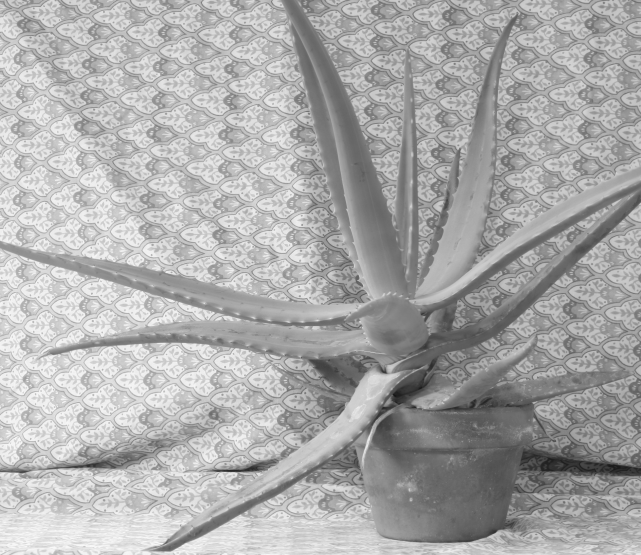
//> input picture test_elas/img/aloe_left.pgm, 1282 x 1110 px (shown at 1/2 size)
$ ./main ../img/aloe_left.pgm ../img/aloe_right.pgm   (built with g++ and OpenCV 4)
//> lines starting //> are read from the running program, lines starting //| are printed output that depends on the picture
### test_elas/src/elas.h
#ifndef SINEVA_AUTOWARE_ROS_SRC_COMPUTING_PERCEPTION_LOCALIZATION_PACKAGES_SINEVA_STEREO_INCLUDE_ELAS_H_
#define SINEVA_AUTOWARE_ROS_SRC_COMPUTING_PERCEPTION_LOCALIZATION_PACKAGES_SINEVA_STEREO_INCLUDE_ELAS_H_

#include <iostream>
#include <stdio.h>
#include <string.h>
#include <stdlib.h>
#include <vector>
#include <emmintrin.h>
#include <stdint.h>
#include <opencv2/core/mat.hpp>
#include <opencv2/opencv.hpp>

using namespace cv;
using namespace std;

class Elas
{

public:
    // parameter settings
    struct parameters
    {
        int disp_min = 10;               // min disparity
        int disp_max = 255;              // max disparity
        float support_threshold = 0.95;  // max. uniqueness ratio (best vs. second best support match)
        int support_texture = 10;        // min texture for support points
        int candidate_stepsize = 5;      // step size of regular grid on which support points are matched
        int incon_window_size = 5;       // window size of inconsistent support point check
        int incon_threshold = 5;         // disparity similarity threshold for support point to be considered consistent
        int incon_min_support = 5;       // minimum number of consistent support points
        bool add_corners = 0;            // add support points at image corners with nearest neighbor disparities
        int grid_size = 20;              // size of neighborhood for additional support point extrapolation
        float beta = 0.02;               // image likelihood parameter
        float gamma = 3;                 // prior constant
        float sigma = 1;                 // prior sigma
        float sradius = 2;               // prior sigma radius
        int match_texture = 1;           // min texture for dense matching
        int lr_threshold = 2;            // disparity threshold for left/right consistency check
        float speckle_sim_threshold = 1; // similarity threshold for speckle segmentation
        int speckle_size = 200;          // maximal size of a speckle (small speckles get removed)
        int ipol_gap_width = 3;          // interpolate small gaps (left<->right, top<->bottom)
        bool filter_median = 0;          // optional median filter (approximated)
        bool filter_adaptive_mean = 1;   // optional adaptive mean filter (approximated)
        bool postprocess_only_left = 1;  // saves time by not postprocessing the right image
        bool subsampling = 0;            // saves time by only computing disparities for each 2nd pixel
        // note: for this option D1 and D2 must be passed with size
        //       width/2 x height/2 (rounded towards zero)
    };

    // constructor, input: parameters
    Elas(parameters param) : param_(param) {}

    // deconstructor
    ~Elas() {}
    bool process(const Mat &image_left, const Mat &image_right, Mat &disparity_left, Mat &disparity_right);

private:
void SaveSupportPoints();
    vector<Point3i> ComputeSupportMatches();
    int ComputeMatchingDisparity(const int &u, const int &v, const bool &right_image);
    int ComputeSAD();
    void RemoveInconsistentSupportPoints(Mat &D_can);
    vector<Vec6f> ComputeDelaunayTriangulation(const bool &right_image);

    vector<Vec6f> ComputeDisparityPlanes(const vector<Vec6f> &triangulate_points, vector<Vec3d> &triangulate_d);
    void CreateGrid(Mat &disparity_grid, const Size &disparity_grid_size, const bool &right_image);
    void ComputeDisparity(const vector<Vec6f> &triangulate_points, const vector<Vec6f> &triangulate_params, const Mat &disparity_grid,
                          const Size &disparity_grid_size, const bool &right_image, const vector<Vec3d> &triangulate_d, Mat &disparity);
    void findMatch(const int32_t &u, const int32_t &v, const float &plane_a, const float &plane_b, const float &plane_c, const Mat &disparity_grid,
                   const Size &disparity_grid_size, int32_t *P, const int32_t &plane_radius, const bool &valid, const bool &right_image, Mat &disparity);
    void RemoveRedundantSupportPoints(Mat &D_can, int32_t redun_max_dist, int32_t redun_threshold, bool vertical);

    // parameter set
    parameters param_;

    // memory aligned input images + dimensions
    int width_, height_;
    Mat descriptor_left_, descriptor_right_;
    vector<Point3i> support_points_;
    Mat image_left_, image_right_;
};

#endif // SINEVA_AUTOWARE_ROS_SRC_COMPUTING_PERCEPTION_LOCALIZATION_PACKAGES_SINEVA_STEREO_INCLUDE_ELAS_H_

### test_elas/src/descriptor.h
#ifndef SINEVA_AUTOWARE_ROS_SRC_COMPUTING_PERCEPTION_LOCALIZATION_PACKAGES_SINEVA_STEREO_INCLUDE_DESCRIPTOR_H_
#define SINEVA_AUTOWARE_ROS_SRC_COMPUTING_PERCEPTION_LOCALIZATION_PACKAGES_SINEVA_STEREO_INCLUDE_DESCRIPTOR_H_

#include <iostream>
#include <stdio.h>
#include <string.h>
#include <stdlib.h>
#include <math.h>
#include <stdint.h>
#include <opencv2/opencv.hpp>

using namespace cv;

class Descriptor
{

public:
  Descriptor() = delete;
  // deconstructor releases memory
  ~Descriptor();

  // constructor creates filters
  Descriptor(const Mat &image, const int &width, const int &height);

  Mat CreateDescriptor();

private:
  Mat descriptor;
  Mat grad_x, grad_y;
  int width_, height_;
  bool subsampling_;

  Mat image;
};

#endif // SINEVA_AUTOWARE_ROS_SRC_COMPUTING_PERCEPTION_LOCALIZATION_PACKAGES_SINEVA_STEREO_INCLUDE_DESCRIPTOR_H_

### test_elas/src/elas.cpp
#include <algorithm>
#include <math.h>
#include <cassert>
#include "elas.h"
#include "descriptor.h"
#include "boost/progress.hpp"
#include <opencv2/xfeatures2d.hpp>
#include <fstream>
#include <iostream>

using namespace std;
using namespace cv;
using namespace cv::xfeatures2d;

bool Elas::process(const Mat &image_left, const Mat &image_right, Mat &disparity_left, Mat &disparity_right)
{
    // get width, height and bytes per line
    width_ = image_left.cols;
    height_ = image_left.rows;
    image_left_ = image_left.clone();
    image_right_ = image_right.clone();
    // compute descriptor
    // cout << "Compute Descriptor" << endl;
    Descriptor descriptor_left(image_left, width_, height_);
    Descriptor descriptor_right(image_right, width_, height_);
    {
        boost::progress_timer t;
        descriptor_left_ = descriptor_left.CreateDescriptor();
        descriptor_right_ = descriptor_right.CreateDescriptor();
    }

    {
        boost::progress_timer t;
        cout << "Compute Support Matches" << endl;
        support_points_ = ComputeSupportMatches();
        cout << support_points_.size() << endl;
    }
    SaveSupportPoints();
    cout << "Compute Triangulate" << endl;
    vector<Vec6f> triangulate_left, triangulate_right;
    {
        boost::progress_timer t;
        triangulate_left = ComputeDelaunayTriangulation(false);

        triangulate_right = ComputeDelaunayTriangulation(true);
    }

    vector<Vec3d> triangulate_left_d, triangulate_right_d;
    vector<Vec6f> plane_param_left, plane_param_right;
    cout << "Compute Disparity Planes" << endl;
    {
        boost::progress_timer t;
        plane_param_left = ComputeDisparityPlanes(triangulate_left, triangulate_left_d);
        plane_param_right = ComputeDisparityPlanes(triangulate_right, triangulate_right_d);
    }
    int grid_width = (int)ceil(width_ / param_.grid_size);
    int grid_height = (int)ceil(height_ / param_.grid_size);

    Mat disparity_grid_left(grid_height * grid_width, param_.disp_max + 2, CV_16S, Scalar(0));
    Mat disparity_grid_right(grid_height * grid_width, param_.disp_max + 2, CV_16S, Scalar(0));

    {
        boost::progress_timer t;
        cout << "Compute Disparity Grid Left" << endl;
        CreateGrid(disparity_grid_left, Size(grid_width, grid_height), false);
        cout << "Compute Disparity Grid Right" << endl;
        CreateGrid(disparity_grid_right, Size(grid_width, grid_height), true);
    }

    {
        boost::progress_timer t;
        cout << "Compute Disparity Left" << endl;
        ComputeDisparity(triangulate_left, plane_param_left, disparity_grid_left, Size(grid_width, grid_height), false,
                         triangulate_left_d, disparity_left);
        // cout << "Compute Disparity Right" << endl;
        // ComputeDisparity(triangulate_right, plane_param_right, disparity_grid_right, Size(grid_width, grid_height),
        //                  false, triangulate_right_d, disparity_right);
    }

    return true;
}

// [691 lines left out: functions SaveSupportPoints, RemoveRedundantSupportPoints, ComputeSupportMatches, RemoveInconsistentSupportPoints, ComputeMatchingDisparity, draw_subdiv and 5 more, not called in this run]

### test_elas/src/descriptor.cpp
#include <emmintrin.h>

#include "descriptor.h"
#include <opencv2/opencv.hpp>
#include <opencv2/xfeatures2d.hpp>
#include <opencv2/imgproc.hpp>
#include <opencv2/highgui/highgui.hpp>

using namespace cv;
using namespace std;
using namespace cv::xfeatures2d;

Descriptor::Descriptor(const Mat &img, const int &width, const int &height)
    : width_(width), height_(height), image(img.clone())
{
  Mat filtered_x, filtered_y;
  // bilateralFilter(img, filtered, 5, 2, 2);

  Sobel(img, filtered_x, CV_16S, 1, 0, 3, 1, 1, BORDER_DEFAULT);
  Sobel(img, filtered_y, CV_16S, 0, 1, 3, 1, 1, BORDER_DEFAULT);
  filtered_x += 128;
  filtered_x.convertTo(filtered_x, CV_8U);
  // GaussianBlur(grad_x, grad_x, Size(5, 5), 0, 0);
  bilateralFilter(filtered_x, grad_x, 11, 11 * 2, 11 / 2);

  filtered_y += 128;
  filtered_y.convertTo(filtered_y, CV_8U);
  // GaussianBlur(grad_y, grad_y, Size(5, 5), 0, 0);
  bilateralFilter(filtered_y, grad_y, 11, 11 * 2, 11 / 2);

  // imshow("A", grad_x);
  // waitKey();
}

Descriptor::~Descriptor()
{
}

// [22 lines of commented-out code are left out]

// [60 lines left out: function CreateDescriptor, not called in this run]

### test_elas/src/main.cpp
#include <unistd.h>
#include <sys/time.h>
#include <dirent.h>
#include <string>
#include <cv.hpp>
#include <opencv2/imgcodecs.hpp>
//#include "stereo_match.h"
//#include "stereo_rectify.h"
#define BOOST_ENABLE_ASSERT_HANDLER
#include <boost/format.hpp>
#include <boost/assert.hpp>
#include <algorithm>
#include <math.h>
#include "descriptor.h"
#include "elas.h"
#include "boost/progress.hpp"
#include <iostream>

using namespace std;
using namespace cv;
using boost::format;
using cv::cvtColor;
using cv::FileStorage;
using cv::imread;
using cv::Mat;
using cv::Size;
using std::cout;
using std::endl;
using std::string;
using std::vector;


int main(int argc, char *argv[])
{
    string data_dir = "/home/colin/catkin_modelas_ws/src/test_elas/img/";
    string left_image = argv[1];
    string right_image = argv[2];
    Mat left = imread(data_dir + left_image);
//> left is the input picture: 1110 rows x 1282 cols, CV_8UC3; min 18, max 252, mean 170.8
    Mat right = imread(data_dir +  right_image);
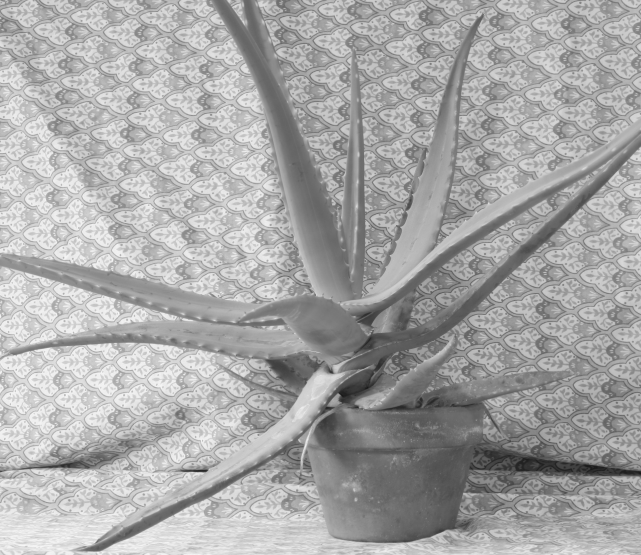
//> input picture test_elas/img/aloe_right.pgm, 1282 x 1110 px (shown at 1/2 size)
//> right is the input picture: 1110 rows x 1282 cols, CV_8UC3; min 20, max 251, mean 167.8
    int width_ = left.cols;
//> width_ = 1282
    int height_ = left.rows;
//> height_ = 1110
    cv::Mat left_gray, right_gray;
    Mat disparity1(height_, width_, CV_32F);
    Mat disparity2(height_, width_, CV_32F);


    if (left.channels()>1)
    {
        cvtColor(left, left_gray, CV_BGR2GRAY);
        cvtColor(right, right_gray, CV_BGR2GRAY);
    }
    else
    {
        left_gray = left.clone();
        right_gray = right.clone();
    }

    Mat image_left = left_gray.clone();
    Mat image_right = right_gray.clone();
    // create a modified elas class
    Elas::parameters param;
    param.postprocess_only_left = false;
    Elas elas(param);
    elas.process(image_left, image_right, disparity1, disparity2);
//> in Descriptor, `filtered_x.convertTo(filtered_x, CV_8U);`:
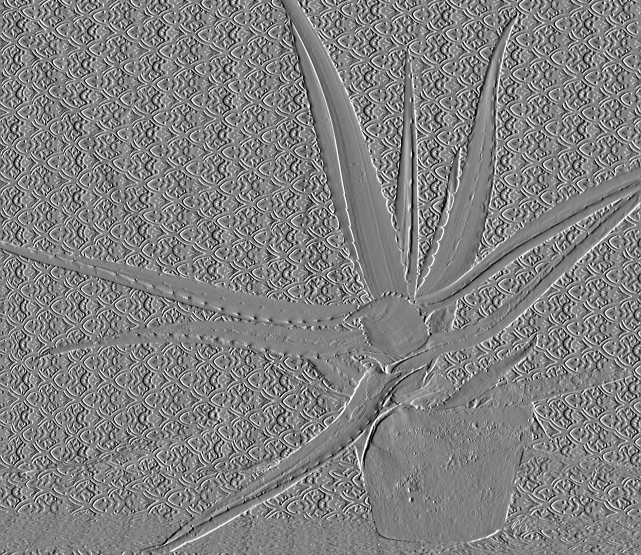
//> filtered_x: 1110 rows x 1282 cols, CV_8UC1 (shown at 1/2 size); min 0, max 255, mean 128.4
//> in Descriptor, `filtered_y.convertTo(filtered_y, CV_8U);`:
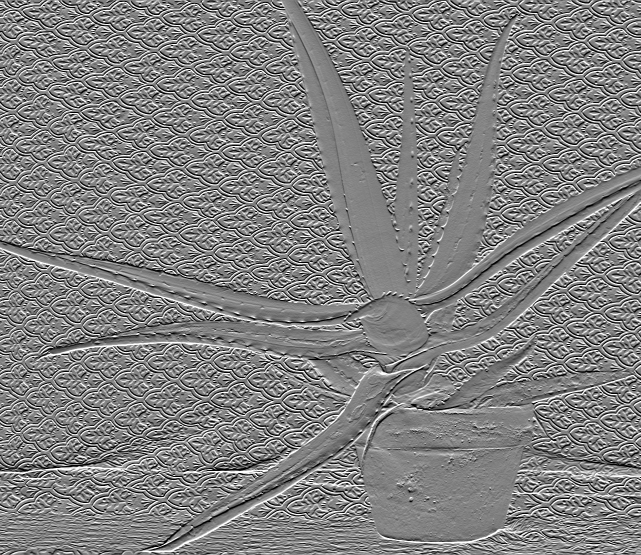
//> filtered_y: 1110 rows x 1282 cols, CV_8UC1 (shown at 1/2 size); min 0, max 255, mean 128.7
//> call 2 of Descriptor, with width = 1282, height = 1110
//> in Descriptor (call 2), `Sobel(img, filtered_x, CV_16S, 1, 0, 3, 1, 1, BORDER_DEFAULT);`:
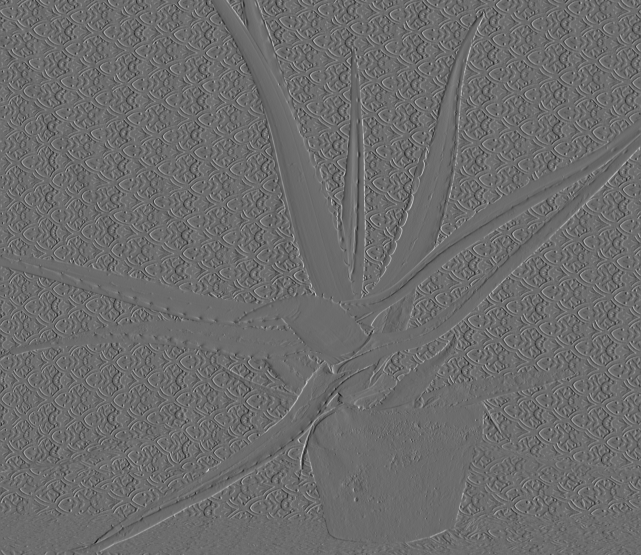
//> filtered_x: 1110 rows x 1282 cols, CV_16SC1 (shown at 1/2 size); min -353, max 478, mean 0.8; drawn with min black and max white
//> in Descriptor (call 2), `Sobel(img, filtered_y, CV_16S, 0, 1, 3, 1, 1, BORDER_DEFAULT);`:
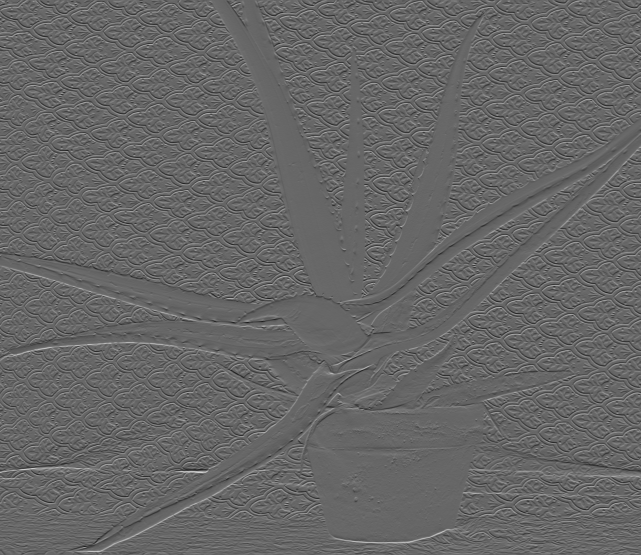
//> filtered_y: 1110 rows x 1282 cols, CV_16SC1 (shown at 1/2 size); min -436, max 647, mean 1.3; drawn with min black and max white
//> in Descriptor (call 2), `filtered_x.convertTo(filtered_x, CV_8U);`:
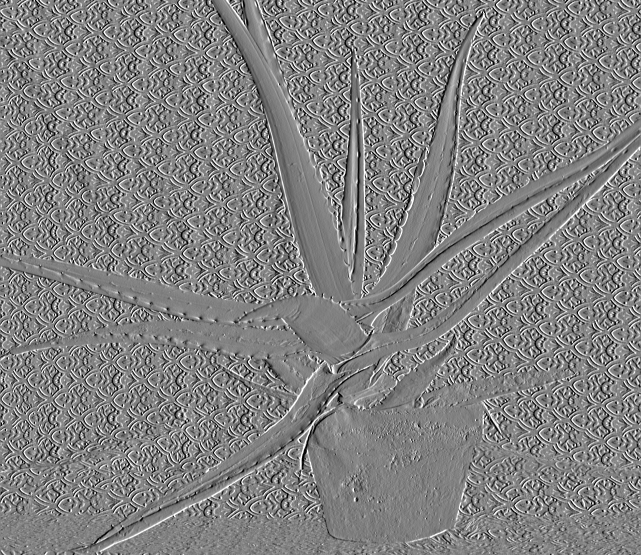
//> filtered_x: 1110 rows x 1282 cols, CV_8UC1 (shown at 1/2 size); min 0, max 255, mean 128.5
//> in Descriptor (call 2), `filtered_y.convertTo(filtered_y, CV_8U);`:
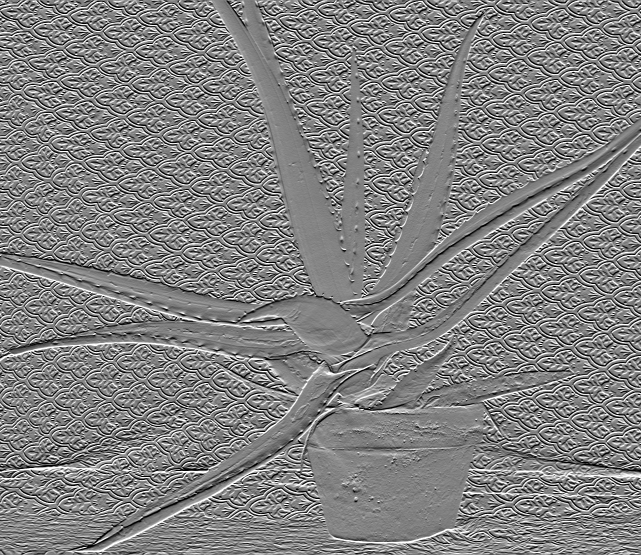
//> filtered_y: 1110 rows x 1282 cols, CV_8UC1 (shown at 1/2 size); min 0, max 255, mean 128.7
//> (the run ends here: the program needs code that is not available in this run, at `boost::progress_timer t;`)
